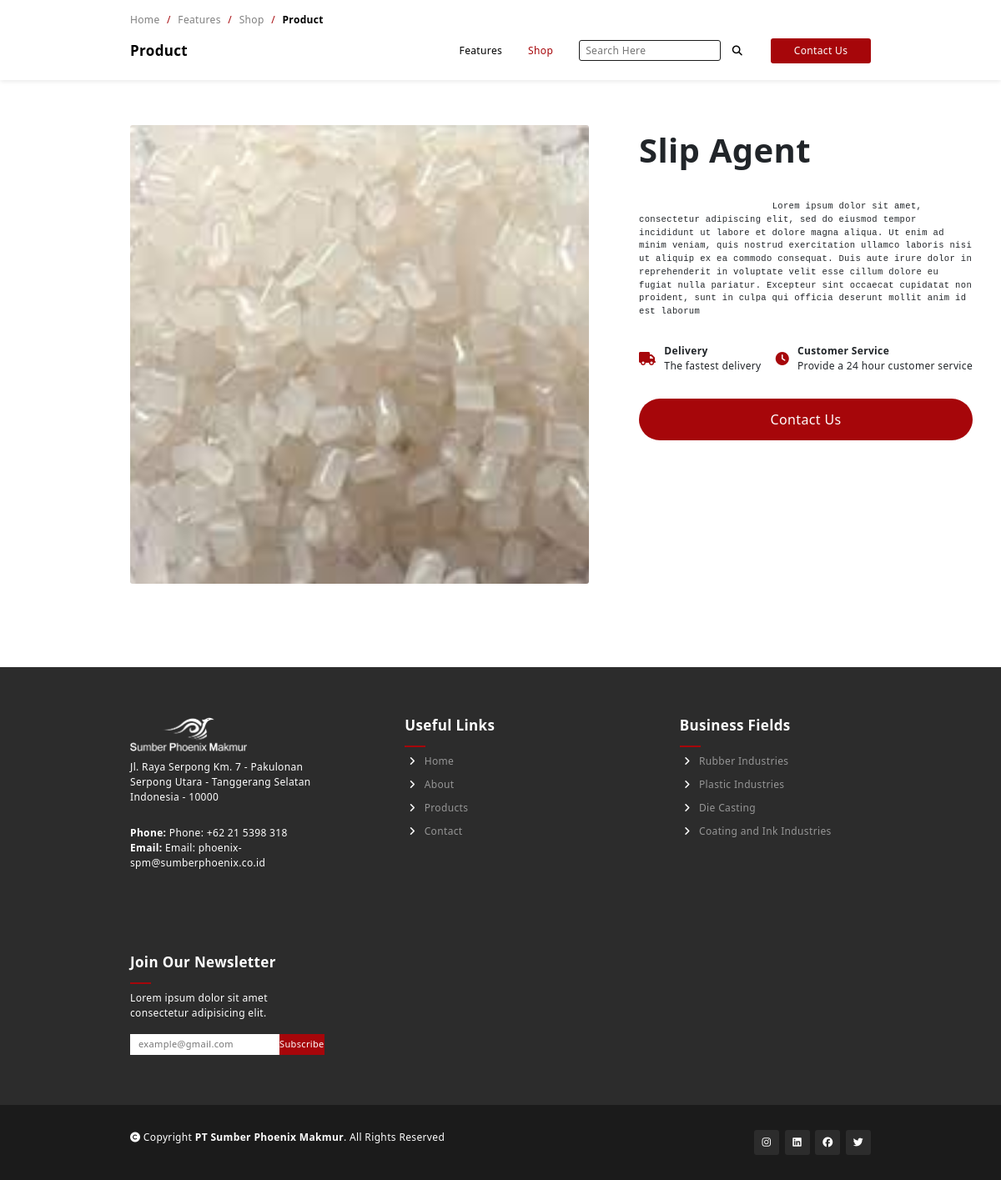
Page /admin/single/product.php?product_code=SA on the earlier database version.
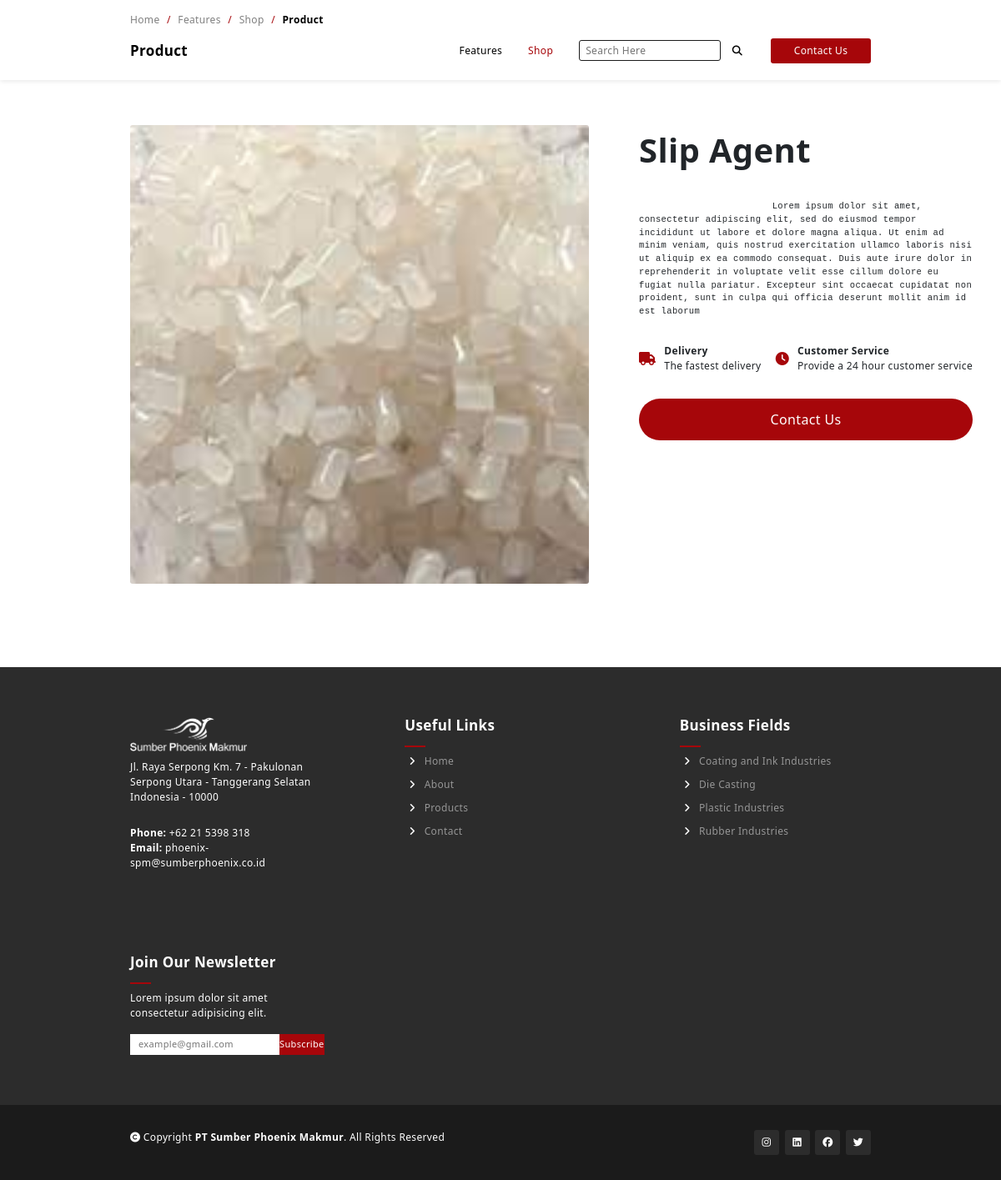
Same page on the later database version.
### tables this page shows
CREATE TABLE `company_profile` (
  `id_fitur` int(11) NOT NULL,
  `fitur_name` text NOT NULL,
  `fitur_data` text DEFAULT NULL
);

CREATE TABLE `categories` (
  `cat_id` int(11) NOT NULL,
  `cat_code` varchar(100) NOT NULL,
  `cat_name` varchar(255) NOT NULL,
  `cat_img` text NOT NULL,
  `status` tinyint(1) NOT NULL DEFAULT 1,
  `order_by` int(11) NOT NULL
);

### admin/single/product.php (the view, shortened to what the changed rows need)
<?php
include '../api/connect.php';
?>
<!DOCTYPE html>
<html lang="en">
<head>
    <link href="https://cdn.jsdelivr.net/npm/bootstrap@5.2.0-beta1/dist/css/bootstrap.min.css" rel="stylesheet">
    <link rel="stylesheet" href="../../style.css">
    <link rel="stylesheet" href="../../style/nav.css">
    <link rel="stylesheet" href="../../style/footer.css">
    <link rel="stylesheet" href="../../style/copyright.css">
    <link rel="stylesheet" href="../../style/nav_templates.css">
    <link rel="stylesheet" href="../../style/product/nav.css">
    <link rel="stylesheet" href="../../style/product/product.css">
</head>
<body>
    <?php include '../bottombar.php'  ?>
</body>
</html>

### admin/bottombar.php (shortened to what the changed rows need)
<?php
function getData1($fiturNama,$conn){
    $stmt = $conn->prepare('SELECT * FROM company_profile where fitur_name =? ');
    $stmt->execute([$fiturNama]);
    $temp = $stmt->fetch();
    $data = $temp['fitur_data'];
    return $data;
}
?>
<section class="footer-section">
        <div class="container-fluid grid">
            <div class="company-information">
                <div class="company-phone">
                    <p class="paragraph" col="phone"><strong>Phone: </strong><?= getData1('phone',$conn) ?></p>
                </div>
                <div class="company-email">
                    <p class="paragraph" col="email"><strong>Email: </strong><?= getData1('email',$conn) ?></p>
                </div>
            </div>
            <div class="useful-links">
                <h2 class="sub-heading underline">Useful Links</h2>
            </div>
            <div class="business-fields useful-links">
                <h2 class="sub-heading underline">Business Fields</h2>
                <?php
                    $stmt=$conn->prepare("SELECT c.cat_code as cat_code,c.cat_name as cat_name,c.cat_id as cat_id,c.cat_img as cat_img, count(s.sub_id)
                    FROM categories c
                    join subcategories s on c.cat_id = s.cat_id
                    join product_subcategory ps  on s.sub_id = ps.subcategory_id
                    join products p on ps.product_id = p.product_id
                    where c.status = 1 and s.status = 1 and p.status = 1 GROUP BY c.cat_id HAVING COUNT(ps.product_id) > 0 order by c.order_by ASC");
                    $stmt->execute();
                    while($cat = $stmt->fetch()):
                ?>
                <a class="footer-item" href="./shop.php?cateCode=<?= $cat['cat_code'] ?>">
                    <i class="fa-solid fa-angle-right"></i>
                    <?= $cat['cat_name'] ?>
                </a>
                <?php endwhile; ?>
            </div>
            <div class="newsletter">
                <h2 class="sub-heading underline">Join Our Newsletter</h2>
            </div>
        </div>
    </section>

Differences in the rows shown:
changed company_profile (number 3 of 5 on the later page): fitur_data "Phone: +62 21 5398 318" → "+62 21 5398 318"
changed company_profile: fitur_data "Email: phoenix-spm@sumberphoenix.co.id" → "phoenix-spm@sumberphoenix.co.id"
changed categories "Coating and Ink Industries": moves up the list
changed categories "Die Casting": moves up the list
changed categories "Plastic Industries": moves down the list
